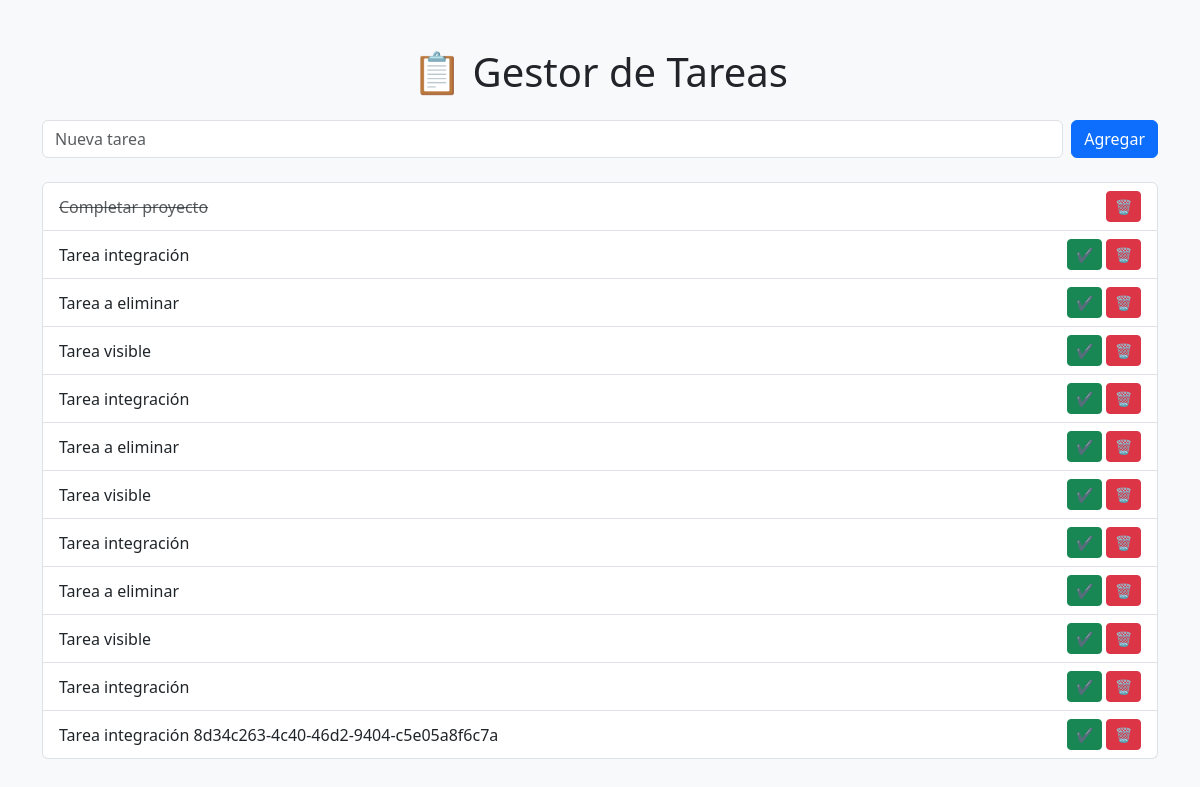
The page / on the database its author committed.
### tables this page shows
CREATE TABLE tareas (
            id INTEGER PRIMARY KEY AUTOINCREMENT,
            titulo TEXT NOT NULL,
            completada INTEGER DEFAULT 0
        );

### app.py (the view)
@app.route('/')
def index():
    conn = get_db()
    tareas = conn.execute('SELECT * FROM tareas').fetchall()
    conn.close()
    return render_template('index.html', tareas=tareas)

### app.py (called while the page is built)
def get_db():
    conn = sqlite3.connect(DATABASE)
    conn.row_factory = sqlite3.Row
    return conn

### templates/index.html (shortened to what this page needs)
<!DOCTYPE html>
<html lang="es">
<head>
    <link href="https://cdn.jsdelivr.net/npm/bootstrap@5.3.2/dist/css/bootstrap.min.css" rel="stylesheet">
</head>
<body class="bg-light">
<div class="container mt-5">
    <h1 class="text-center mb-4">📋 Gestor de Tareas</h1>
    <form method="POST" action="/agregar" class="d-flex mb-4">
        <input type="text" name="titulo" class="form-control me-2" placeholder="Nueva tarea" required>
        <button class="btn btn-primary">Agregar</button>
    </form>
    <ul class="list-group">
        {% for tarea in tareas %}
        <li class="list-group-item d-flex justify-content-between align-items-center">
            {% if tarea.completada %}
                <span class="text-decoration-line-through text-muted">{{ tarea.titulo }}</span>
            {% else %}
                {{ tarea.titulo }}
            {% endif %}
            <div>
                {% if not tarea.completada %}
                <a href="/completar/{{ tarea.id }}" class="btn btn-success btn-sm">✔</a>
                {% endif %}
                <a href="/eliminar/{{ tarea.id }}" class="btn btn-danger btn-sm">🗑</a>
            </div>
        </li>
        {% endfor %}
    </ul>
</div>
</body>
</html>

### rows shown on the page
tareas: titulo "Completar proyecto"
tareas: titulo "Tarea integración"
tareas: titulo "Tarea a eliminar"
tareas: titulo "Tarea visible"
tareas: titulo "Tarea integración"
tareas: titulo "Tarea a eliminar"
tareas: titulo "Tarea visible"
tareas: titulo "Tarea integración"
tareas: titulo "Tarea a eliminar"
tareas: titulo "Tarea visible"
tareas: titulo "Tarea integración"
tareas: titulo "Tarea integración 8d34c263-4c40-46d2-9404-c5e05a8f6c7a"
